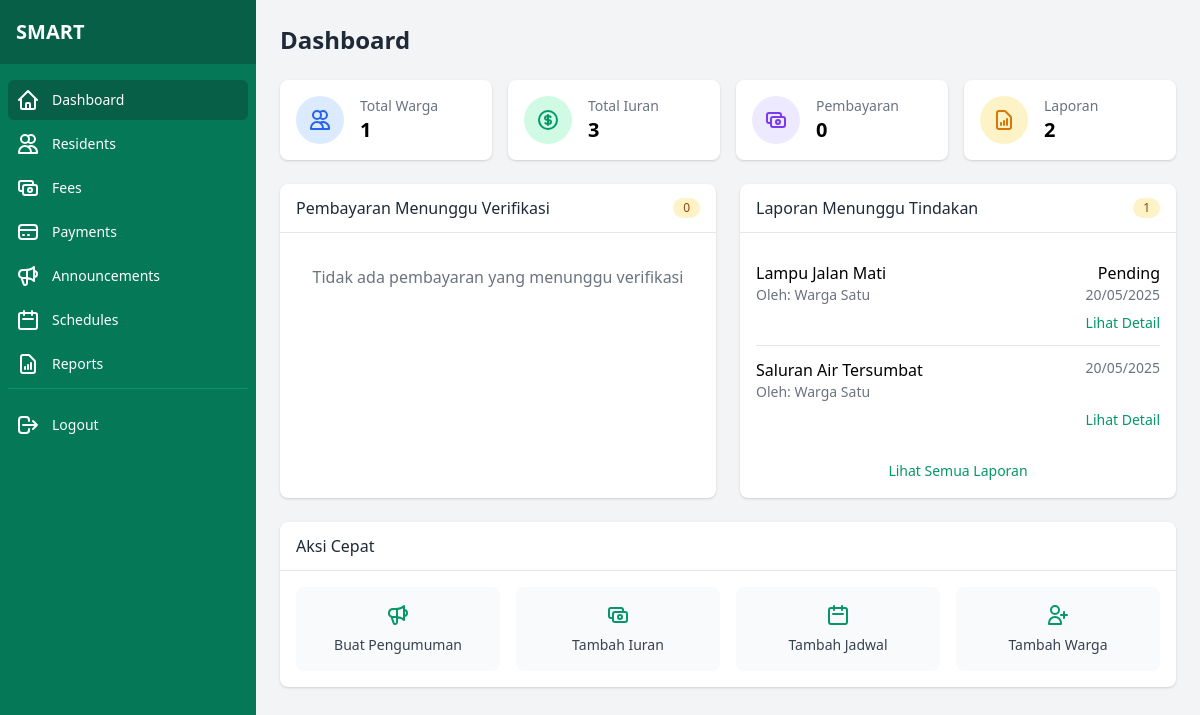
The app's page /admin/dashboard (signed in), older data.
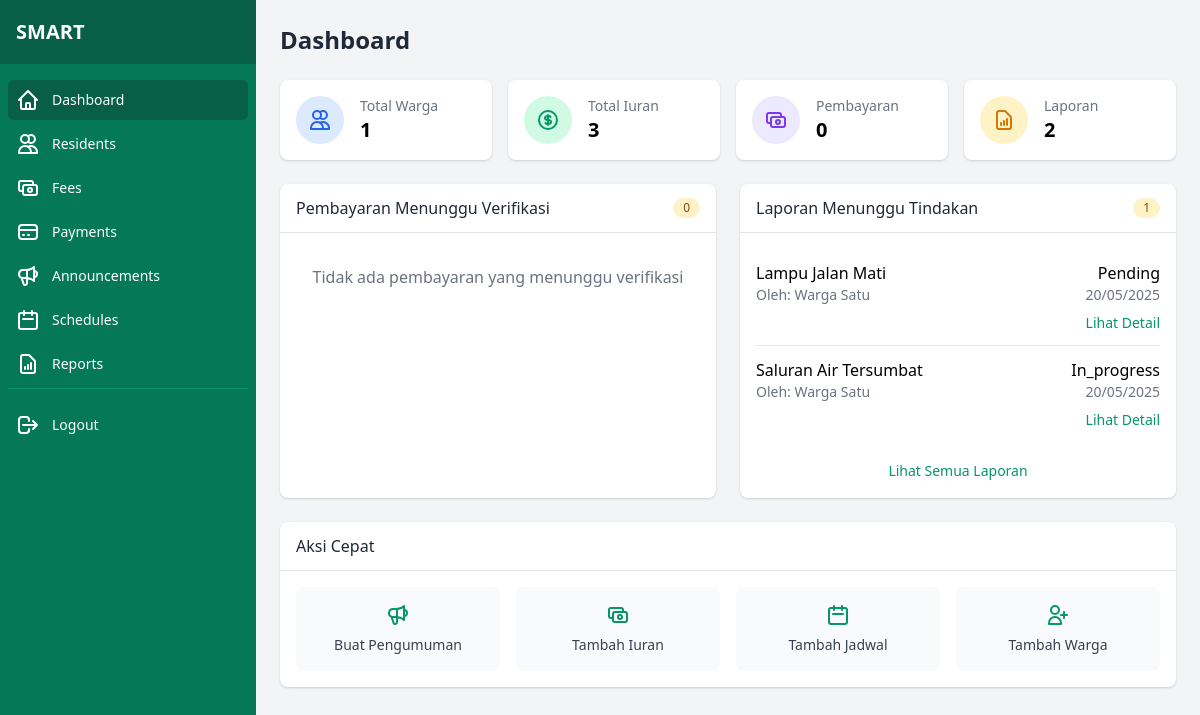
The same page, newer data.
### tables this page shows
CREATE TABLE IF NOT EXISTS reports (
    id INT AUTO_INCREMENT PRIMARY KEY,
    user_id INT NOT NULL,
    title VARCHAR(200) NOT NULL,
    description TEXT NOT NULL,
    category VARCHAR(50) NOT NULL,
    image VARCHAR(255),
    status ENUM('pending', 'in_progress', 'resolved', 'rejected') NOT NULL DEFAULT 'pending',
    admin_response TEXT,
    created_at DATETIME DEFAULT CURRENT_TIMESTAMP,
    updated_at DATETIME ON UPDATE CURRENT_TIMESTAMP,
    FOREIGN KEY (user_id) REFERENCES users(id) ON DELETE CASCADE
);

CREATE TABLE IF NOT EXISTS users (
    id INT AUTO_INCREMENT PRIMARY KEY,
    name VARCHAR(100) NOT NULL,
    username VARCHAR(50) NOT NULL UNIQUE,
    password VARCHAR(255) NOT NULL,
    role ENUM('admin', 'warga') NOT NULL DEFAULT 'warga',
    address TEXT,
    phone VARCHAR(20),
    created_at DATETIME DEFAULT CURRENT_TIMESTAMP,
    updated_at DATETIME ON UPDATE CURRENT_TIMESTAMP
);

### app/controllers/AdminController.php (called while the page is built, shortened)
<?php
class AdminController {
    public function dashboard() {
        $userModel = new User();
        $feeModel = new Fee();
        $paymentModel = new Payment();
        $announcementModel = new Announcement();
        $reportModel = new Report();
        $data = [
            'residentCount' => $userModel->countResidents(),
            'feeCount' => $feeModel->countAll(),
            'paymentCount' => $paymentModel->countAll(),
            'pendingPaymentCount' => $paymentModel->countPending(),
            'announcementCount' => $announcementModel->countAll(),
            'reportCount' => $reportModel->countAll(),
            'pendingReportCount' => $reportModel->countByStatus('pending')
        ];
        $data['recentPayments'] = $paymentModel->getRecent(5);
        $data['recentReports'] = $reportModel->getRecent(5);
        require_once BASE_PATH . '/app/views/admin/dashboard.php';
    }
}

### public/index.php (called while the page is built, shortened)
<?php
require_once BASE_PATH . '/config/database.php';
spl_autoload_register(function ($class) {
    $class = str_replace('\\', DIRECTORY_SEPARATOR, $class);
    $file = BASE_PATH . DIRECTORY_SEPARATOR . $class . '.php';
});
require_once BASE_PATH . '/routes/web.php';
$url = isset($_GET['url']) ? $_GET['url'] : '';
$url = rtrim($url, '/');
Router::route($url);

### config/database.php (called while the page is built, shortened)
<?php
class Database {
    private static $instance = null;
    private $connection;
    private function __construct() {
        try {
            $this->connection = new PDO(
                'mysql:host=' . DB_HOST . ';dbname=' . DB_NAME . ';charset=utf8mb4',
                DB_USER,
                DB_PASS,
                [
                    PDO::ATTR_ERRMODE => PDO::ERRMODE_EXCEPTION,
                    PDO::ATTR_DEFAULT_FETCH_MODE => PDO::FETCH_ASSOC,
                    PDO::ATTR_EMULATE_PREPARES => false
                ]
            );
        } catch (PDOException $e) {
            die('Database Connection Error: ' . $e->getMessage());
        }
    }
    public static function getInstance() {
        if (self::$instance === null) {
            self::$instance = new self();
        }
        return self::$instance;
    }
    public function getConnection() {
        return $this->connection;
    }
}

### app/models/User.php (called while the page is built, shortened)
<?php
class User {
    private $db;
    public function __construct() {
        $this->db = \Database::getInstance()->getConnection();
    }
    public function countResidents($search = '') {
        $sql = "SELECT COUNT(*) FROM users WHERE role = 'warga'";
        $params = [];
        $stmt = $this->db->prepare($sql);
        $stmt->execute();
        return (int) $stmt->fetchColumn();
    }
}

### app/models/Fee.php (called while the page is built, shortened)
<?php
class Fee {
    private $db;
    public function __construct() {
        $this->db = \Database::getInstance()->getConnection();
    }
    public function countAll($search = '') {
        $sql = "SELECT COUNT(*) FROM fees";
        $params = [];
        $stmt = $this->db->prepare($sql);
        $stmt->execute();
        return (int) $stmt->fetchColumn();
    }
}

### app/models/Payment.php (called while the page is built, shortened)
<?php
class Payment {
    private $db;
    public function __construct() {
        $this->db = \Database::getInstance()->getConnection();
    }
    public function countAll($search = '', $status = '', $fee_id = '', $date_from = '', $date_to = '') {
        $sql = "
            SELECT COUNT(*)
            FROM payments p
            JOIN users u ON p.user_id = u.id
            JOIN fees f ON p.fee_id = f.id
            WHERE 1=1
        ";
        $params = [];
        $stmt = $this->db->prepare($sql);
        $stmt->execute();
        return (int) $stmt->fetchColumn();
    }
    public function countPending() {
        $stmt = $this->db->prepare("SELECT COUNT(*) FROM payments WHERE status = 'pending'");
        $stmt->execute();
        return (int) $stmt->fetchColumn();
    }
}

### app/models/Announcement.php (called while the page is built, shortened)
<?php
class Announcement {
    private $db;
    public function __construct() {
        $this->db = \Database::getInstance()->getConnection();
    }
    public function countAll($type = '', $date_from = '', $date_to = '', $search = '') {
        $sql = "SELECT COUNT(*) FROM announcements WHERE 1=1";
        $params = [];
        $stmt = $this->db->prepare($sql);
        $stmt->execute();
        return (int) $stmt->fetchColumn();
    }
}

### app/models/Report.php (called while the page is built, shortened)
<?php
class Report {
    private $db;
    public function __construct() {
        $this->db = \Database::getInstance()->getConnection();
    }
    public function countAll($search = '', $status = '') {
        $sql = "
            SELECT COUNT(*)
            FROM reports r
            JOIN users u ON r.user_id = u.id
            WHERE 1=1
        ";
        $params = [];
        $stmt = $this->db->prepare($sql);
        $stmt->execute();
        return (int) $stmt->fetchColumn();
    }
    public function countByStatus($status) {
        $stmt = $this->db->prepare("
            SELECT COUNT(*) FROM reports WHERE status = :status
        ");
        $stmt->execute(['status' => $status]);
        return (int) $stmt->fetchColumn();
    }
}

### app/views/admin/dashboard.php (the view, shortened to what the changed rows need)
<!DOCTYPE html>
<html lang="id">
<head>
    <link href="https://cdn.jsdelivr.net/npm/tailwindcss@2.2.19/dist/tailwind.min.css" rel="stylesheet">
    <link rel="stylesheet" href="https://cdn.jsdelivr.net/npm/lucide-icons@0.171.0/dist/umd/lucide.min.js">
    <link rel="stylesheet" href="/css/styles.css">
</head>
<body class="bg-gray-100 min-h-screen flex flex-col">
    <?php include BASE_PATH . '/app/views/components/admin_header.php'; ?>
    <div class="flex flex-1">
        <?php include BASE_PATH . '/app/views/components/admin_sidebar.php'; ?>
        <main class="flex-1 p-4 md:p-6 overflow-y-auto">
            <div class="max-w-7xl mx-auto">
                <h1 class="text-2xl font-bold text-gray-800 mb-6">Dashboard</h1>
                <div class="grid grid-cols-1 md:grid-cols-2 lg:grid-cols-4 gap-4 mb-6">
                    <div class="bg-white rounded-lg shadow p-4 flex items-center">
                        <div class="rounded-full bg-blue-100 p-3 mr-4">
                            <svg xmlns="http://www.w3.org/2000/svg" class="h-6 w-6 text-blue-600" fill="none" viewBox="0 0 24 24" stroke="currentColor">
                                <path stroke-linecap="round" stroke-linejoin="round" stroke-width="2" d="M12 4.354a4 4 0 110 5.292M15 21H3v-1a6 6 0 0112 0v1zm0 0h6v-1a6 6 0 00-9-5.197M13 7a4 4 0 11-8 0 4 4 0 018 0z" />
                            </svg>
                        </div>
                        <div>
                            <p class="text-gray-500 text-sm">Total Warga</p>
                            <p class="text-xl font-bold"><?= $data['residentCount'] ?></p>
                        </div>
                    </div>
                    <div class="bg-white rounded-lg shadow p-4 flex items-center">
                        <div class="rounded-full bg-green-100 p-3 mr-4">
                        </div>
                        <div>
                            <p class="text-gray-500 text-sm">Total Iuran</p>
                            <p class="text-xl font-bold"><?= $data['feeCount'] ?></p>
                        </div>
                    </div>
                    <div class="bg-white rounded-lg shadow p-4 flex items-center">
                        <div class="rounded-full bg-purple-100 p-3 mr-4">
                        </div>
                        <div>
                            <p class="text-gray-500 text-sm">Pembayaran</p>
                            <p class="text-xl font-bold"><?= $data['paymentCount'] ?></p>
                        </div>
                    </div>
                    <div class="bg-white rounded-lg shadow p-4 flex items-center">
                        <div class="rounded-full bg-yellow-100 p-3 mr-4">
                        </div>
                        <div>
                            <p class="text-gray-500 text-sm">Laporan</p>
                            <p class="text-xl font-bold"><?= $data['reportCount'] ?></p>
                        </div>
                    </div>
                </div>
                <div class="grid grid-cols-1 md:grid-cols-2 gap-6 mb-6">
                    <div class="bg-white rounded-lg shadow">
                        <div class="border-b px-4 py-3 flex justify-between items-center">
                            <h2 class="font-medium text-gray-800">Pembayaran Menunggu Verifikasi</h2>
                            <span class="bg-yellow-100 text-yellow-800 text-xs font-medium px-2.5 py-0.5 rounded-full"><?= $data['pendingPaymentCount'] ?></span>
                        </div>
                        <div class="p-4">
                            <?php if (empty($data['recentPayments'])): ?>
                                <p class="text-gray-500 text-center py-4">Tidak ada pembayaran yang menunggu verifikasi</p>
                            <?php endif; ?>
                        </div>
                    </div>
                    <div class="bg-white rounded-lg shadow">
                        <div class="border-b px-4 py-3 flex justify-between items-center">
                            <h2 class="font-medium text-gray-800">Laporan Menunggu Tindakan</h2>
                            <span class="bg-yellow-100 text-yellow-800 text-xs font-medium px-2.5 py-0.5 rounded-full"><?= $data['pendingReportCount'] ?></span>
                        </div>
                        <div class="p-4">
                            <?php if (empty($data['recentReports'])): ?>
                                <p class="text-gray-500 text-center py-4">Tidak ada laporan yang menunggu tindakan</p>
                            <?php else: ?>
                                <ul class="divide-y">
                                    <?php foreach ($data['recentReports'] as $report): ?>
                                        <li class="py-3">
                                            <div class="flex justify-between">
                                                <div>
                                                    <p class="font-medium"><?= htmlspecialchars($report['title']) ?></p>
                                                    <p class="text-sm text-gray-500">Oleh: <?= htmlspecialchars($report['user_name']) ?></p>
                                                </div>
                                                <div class="text-right">
                                                    <span class="badge badge-<?= $report['status'] ?>">
                                                        <?= ucfirst($report['status']) ?>
                                                    </span>
                                                    <p class="text-sm text-gray-500"><?= date('d/m/Y', strtotime($report['created_at'])) ?></p>
                                                </div>
                                            </div>
                                            <div class="mt-2 flex justify-end">
                                                <a href="/admin/report/<?= $report['id'] ?>" class="text-sm text-green-600 hover:text-green-800">Lihat Detail</a>
                                            </div>
                                        </li>
                                    <?php endforeach; ?>
                                </ul>
                                <div class="mt-4 text-center">
                                    <a href="/admin/reports" class="text-sm text-green-600 hover:text-green-800">Lihat Semua Laporan</a>
                                </div>
                            <?php endif; ?>
                        </div>
                    </div>
                </div>
                <div class="bg-white rounded-lg shadow mb-6">
                    <div class="border-b px-4 py-3">
                        <h2 class="font-medium text-gray-800">Aksi Cepat</h2>
                    </div>
                    <div class="p-4 grid grid-cols-2 md:grid-cols-4 gap-4">
                        <a href="/admin/announcement/add" class="flex flex-col items-center justify-center p-4 bg-gray-50 rounded-lg hover:bg-gray-100 transition-colors">
                            <span class="text-sm text-gray-700">Buat Pengumuman</span>
                        </a>
                        <a href="/admin/fee/add" class="flex flex-col items-center justify-center p-4 bg-gray-50 rounded-lg hover:bg-gray-100 transition-colors">
                            <span class="text-sm text-gray-700">Tambah Iuran</span>
                        </a>
                        <a href="/admin/schedule/add" class="flex flex-col items-center justify-center p-4 bg-gray-50 rounded-lg hover:bg-gray-100 transition-colors">
                            <svg xmlns="http://www.w3.org/2000/svg" class="h-6 w-6 text-green-600 mb-2" fill="none" viewBox="0 0 24 24" stroke="currentColor">
                                <path stroke-linecap="round" stroke-linejoin="round" stroke-width="2" d="M8 7V3m8 4V3m-9 8h10M5 21h14a2 2 0 002-2V7a2 2 0 00-2-2H5a2 2 0 00-2 2v12a2 2 0 002 2z" />
                            </svg>
                            <span class="text-sm text-gray-700">Tambah Jadwal</span>
                        </a>
                        <a href="/admin/resident/add" class="flex flex-col items-center justify-center p-4 bg-gray-50 rounded-lg hover:bg-gray-100 transition-colors">
                            <svg xmlns="http://www.w3.org/2000/svg" class="h-6 w-6 text-green-600 mb-2" fill="none" viewBox="0 0 24 24" stroke="currentColor">
                                <path stroke-linecap="round" stroke-linejoin="round" stroke-width="2" d="M18 9v3m0 0v3m0-3h3m-3 0h-3m-2-5a4 4 0 11-8 0 4 4 0 018 0zM3 20a6 6 0 0112 0v1H3v-1z" />
                            </svg>
                            <span class="text-sm text-gray-700">Tambah Warga</span>
                        </a>
                    </div>
                </div>
            </div>
        </main>
    </div>
</body>
</html>

### routes/web.php (shortened to what the changed rows need)
<?php
class Router {
    private static $routes = [];
    public static function register($method, $url, $controller, $action) {
        self::$routes[] = [
            'method' => $method,
            'url' => $url,
            'controller' => $controller,
            'action' => $action
        ];
    }
    public static function route($url) {
        $method = $_SERVER['REQUEST_METHOD'];
        foreach (self::$routes as $route) {
            $pattern = self::convertRouteToRegex($route['url']);
            if ($route['method'] == $method && preg_match($pattern, $url, $matches)) {
                array_shift($matches);
                $controller = new $controllerName();
                call_user_func_array([$controller, $route['action']], $matches);
                return;
            }
        }
    }
    private static function convertRouteToRegex($route) {
        $route = preg_replace('/\:([a-zA-Z0-9]+)/', '([^/]+)', $route);
        return '/^' . str_replace('/', '\/', $route) . '$/';
    }
}

Row changes from the older to the newer data that the page shows:
changed reports "Saluran Air Tersumbat": status empty → "in_progress" (drawn)
Text that changed along with them:
new list line: "In_progress"
